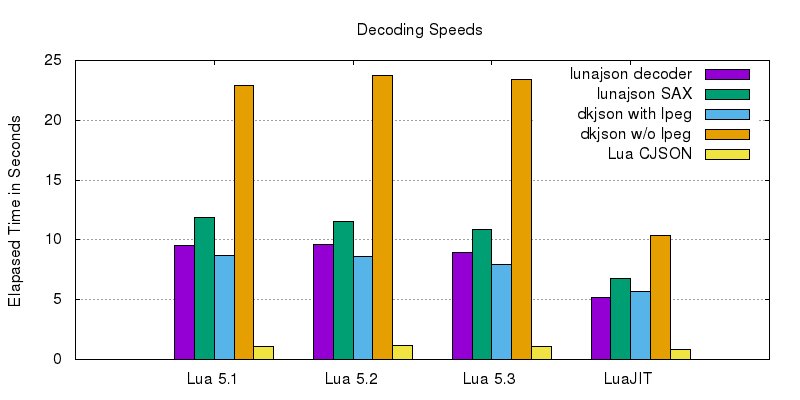

This figure's gnuplot source:
set terminal png size 800, 400 font "Nimbus Sans L,12"
set title "Decoding Speeds"
set style data histogram
set grid ytics
set style fill solid border -1
set ylabel "Elapased Time in Seconds"
plot 'decode.dat' using 2:xtic(1) title col, '' using 3:xtic(1) title col, '' using 4:xtic(1) title col, '' using 5:xtic(1) title col, '' using 6:xtic(1) title col
